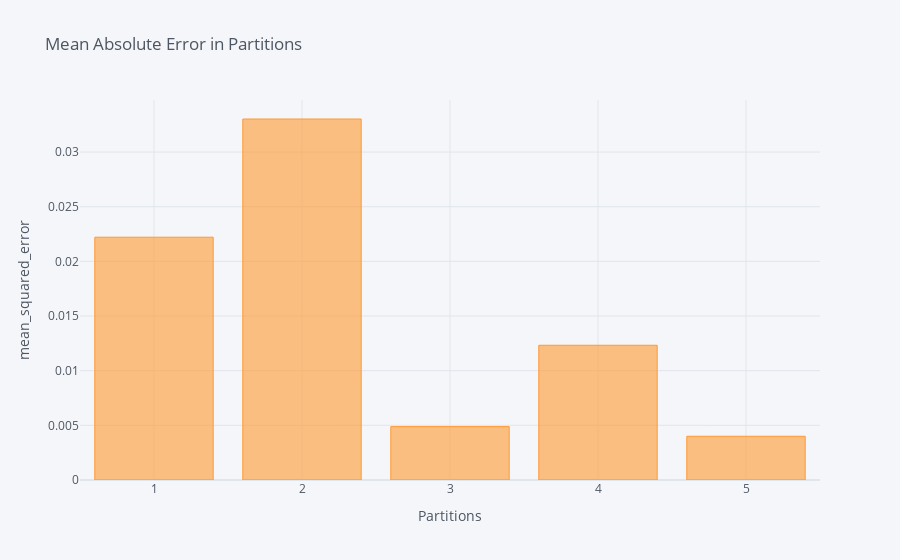

The code cell stored with this chart in its notebook:
### Code cell
dff.iplot(kind='bar',x='Partition',y='MAE',title='Mean Absolute Error in Partitions: Pass 1',xTitle='Partitions',yTitle='mean_squared_error')

### Figure 1 — Plotly figure (JSON) as saved in the notebook; plotly's stock layout.template omitted (floating-point values rounded to 4 significant figures)
{"data": [{"marker": {"color": "rgba(255, 153, 51, 0.6)", "line": {"color": "rgba(255, 153, 51, 1.0)", "width": 1}}, "name": "MAE", "orientation": "v", "text": "", "type": "bar", "x": [1, 2, 3, 4, 5], "y": [0.02221, 0.03302, 0.004884, 0.01233, 0.004]}], "layout": {"legend": {"bgcolor": "#F5F6F9", "font": {"color": "#4D5663"}}, "paper_bgcolor": "#F5F6F9", "plot_bgcolor": "#F5F6F9", "title": {"font": {"color": "#4D5663"}, "text": "Mean Absolute Error in Partitions"}, "xaxis": {"gridcolor": "#E1E5ED", "showgrid": true, "tickfont": {"color": "#4D5663"}, "title": {"font": {"color": "#4D5663"}, "text": "Partitions"}, "zerolinecolor": "#E1E5ED"}, "yaxis": {"gridcolor": "#E1E5ED", "showgrid": true, "tickfont": {"color": "#4D5663"}, "title": {"font": {"color": "#4D5663"}, "text": "mean_squared_error"}, "zerolinecolor": "#E1E5ED"}}}
